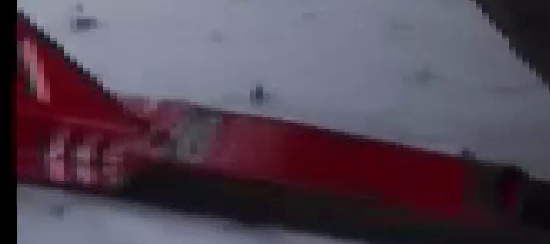
#> input picture data/Video_2024-01-25_14265010.jpg, 550 x 244 px; its folder holds only this picture in this run
$ python preprocess.py
#> lines starting #> are read from the running program, lines starting #| are printed output that depends on the picture
import cv2
import numpy as np
from pathlib import Path
import os

# Paths
input_dir = Path("data")
output_dir = Path("data_sl_processed")
images_output_dir = output_dir / "images"
labels_output_dir = output_dir / "labels"

# Step 1: Create output directories
images_output_dir.mkdir(parents=True, exist_ok=True)
labels_output_dir.mkdir(parents=True, exist_ok=True)

# Step 2: Function to resize with padding
def resize_with_padding(image, target_size=(640, 640)):
    h, w = image.shape[:2]
    scale = min(target_size[0] / w, target_size[1] / h)
    new_w, new_h = int(w * scale), int(h * scale)
    resized = cv2.resize(image, (new_w, new_h), interpolation=cv2.INTER_AREA)
    padded = np.zeros((target_size[1], target_size[0], 3), dtype=np.uint8)
    top = (target_size[1] - new_h) // 2
    left = (target_size[0] - new_w) // 2
    padded[top:top+new_h, left:left+new_w] = resized
    return padded

# Step 3: Function to enhance image quality
def enhance_image(image):
    # Convert to grayscale for enhancement
    gray = cv2.cvtColor(image, cv2.COLOR_BGR2GRAY)
    # Histogram equalization for contrast
    equalized = cv2.equalizeHist(gray)
    img_enhanced = cv2.cvtColor(equalized, cv2.COLOR_GRAY2BGR)
    # Sharpening filter
    kernel = np.array([[0, -1, 0], [-1, 5, -1], [0, -1, 0]])
    img_sharpened = cv2.filter2D(img_enhanced, -1, kernel)
    return img_sharpened

# Step 4: Process images
image_paths = list(input_dir.glob("*.jpg"))
resolutions = set()
low_resolution_images = []
processed_count = 0

for img_path in image_paths:
    # Read image
    img = cv2.imread(str(img_path))
#> img is the input picture: shape (244, 550, 3); mean B, G, R 83.1, 69.8, 83.3
    if img is None:
        print(f"Failed to read image: {img_path}")
        continue

    # Log resolution
    h, w = img.shape[:2]
#> h = 244; w = 550
    resolutions.add((w, h))
    if w * h < 100000:  # Arbitrary threshold for "low resolution" (e.g., < 100k pixels)
        low_resolution_images.append(img_path.name)

    # Resize with padding
    img_resized = resize_with_padding(img)
#> in resize_with_padding, `padded[top:top+new_h, left:left+new_w] = resized`:
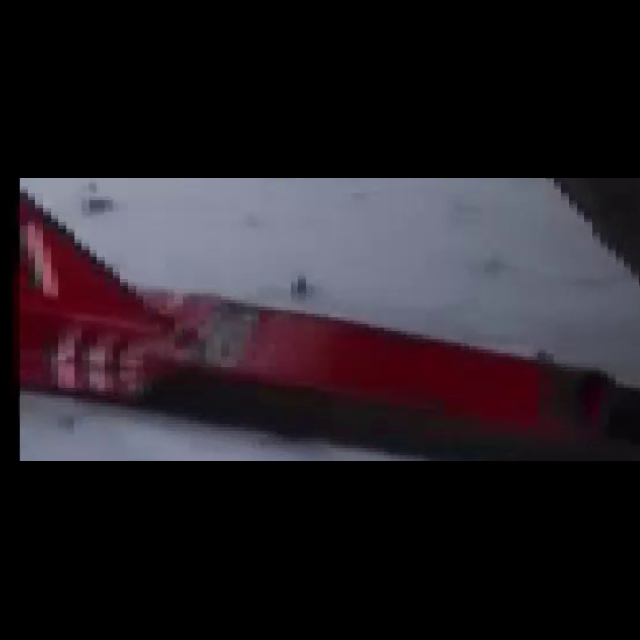
#> padded: shape (640, 640, 3); mean B, G, R 36.7, 30.9, 36.8

    # Enhance image
    img_enhanced = enhance_image(img_resized)
#> in enhance_image, `gray = cv2.cvtColor(image, cv2.COLOR_BGR2GRAY)`:
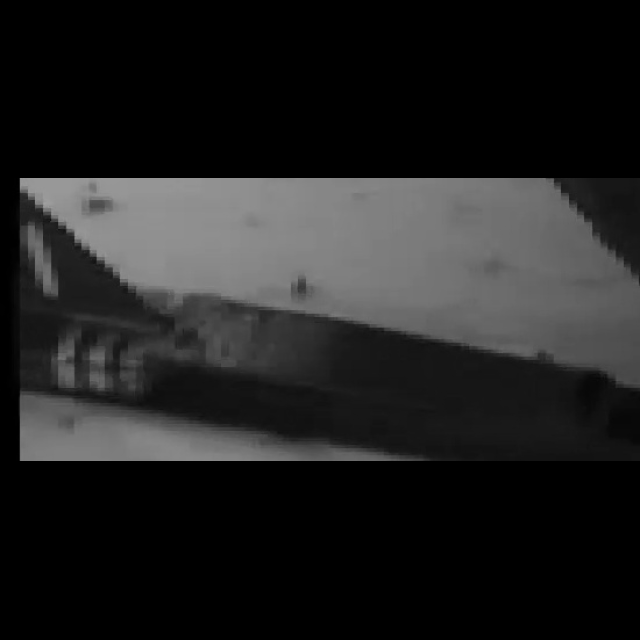
#> gray: shape (640, 640); min 0, max 161, mean 33.3
#> in enhance_image, `equalized = cv2.equalizeHist(gray)`:
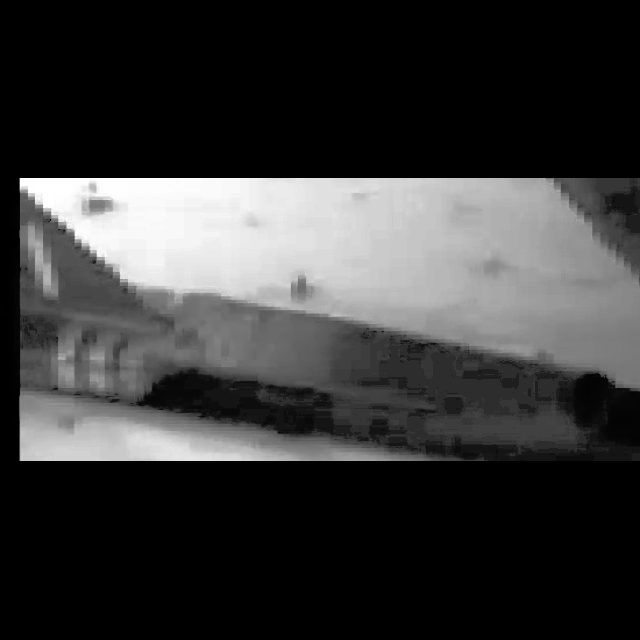
#> equalized: shape (640, 640); min 0, max 255, mean 56.1

    # Save processed image
    output_path = images_output_dir / img_path.name
    cv2.imwrite(str(output_path), img_enhanced)
    processed_count += 1

# Step 5: Summary
print("\nDataset Preprocessing Summary:")
print(f"Total images processed: {processed_count}")
print(f"Unique resolutions before preprocessing: {len(resolutions)}")
#| Unique resolutions before preprocessing: 1
print(f"Resolution range: {min(resolutions, key=lambda x: x[0]*x[1])} to {max(resolutions, key=lambda x: x[0]*x[1])}")
#| Resolution range: (550, 244) to (550, 244)
print(f"Potential low-resolution images to review: {len(low_resolution_images)}")
if low_resolution_images:
    print("Low-resolution images:", low_resolution_images[:5], "..." if len(low_resolution_images) > 5 else "")
print(f"Processed dataset saved to: {output_dir}")
print(f"Images directory: {images_output_dir}")
print(f"Labels directory (empty, ready for annotations): {labels_output_dir}")
print("\nNext steps: Annotate images using LabelImg, then split into train/val sets.")

$ run again, on data/Video_2024-01-25_1426501057.jpg
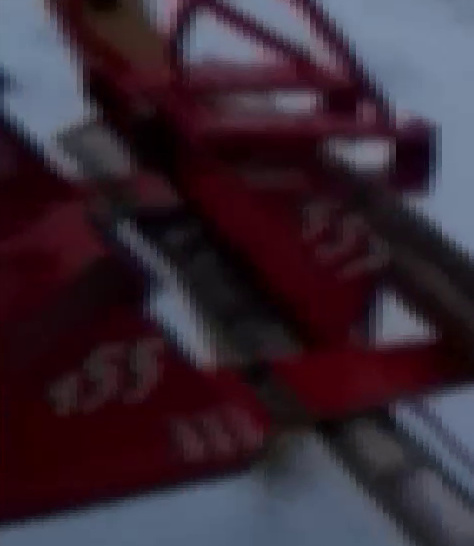
#> input picture data/Video_2024-01-25_1426501057.jpg, 474 x 546 px
#> img is the input picture: shape (546, 474, 3); mean B, G, R 52.2, 41.3, 56.6
#> in enhance_image, `gray = cv2.cvtColor(image, cv2.COLOR_BGR2GRAY)`:
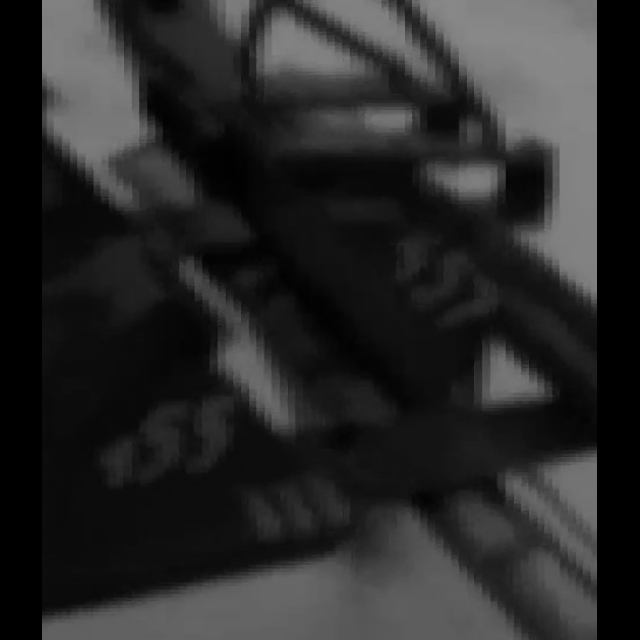
#> gray: shape (640, 640); min 0, max 137, mean 40.8
#> in enhance_image, `equalized = cv2.equalizeHist(gray)`:
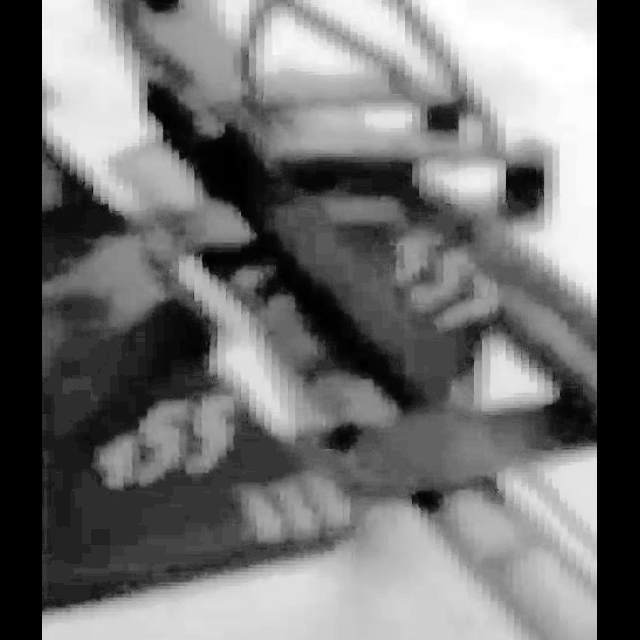
#> equalized: shape (640, 640); min 0, max 255, mean 112.3
#| Unique resolutions before preprocessing: 1
#| Resolution range: (474, 546) to (474, 546)

$ run again, on data/Video_2024-01-25_142650106.jpg
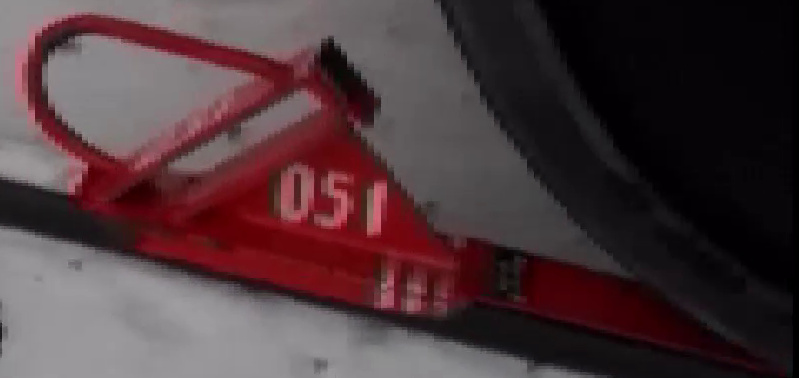
#> input picture data/Video_2024-01-25_142650106.jpg, 799 x 378 px
#> img is the input picture: shape (378, 799, 3); mean B, G, R 59, 55.5, 76.2
#> in enhance_image, `gray = cv2.cvtColor(image, cv2.COLOR_BGR2GRAY)`:
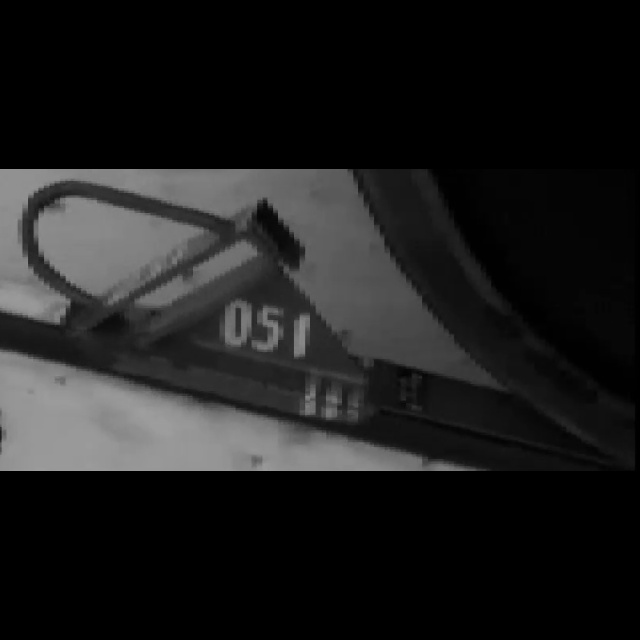
#> gray: shape (640, 640); min 0, max 158, mean 29.3
#> in enhance_image, `equalized = cv2.equalizeHist(gray)`:
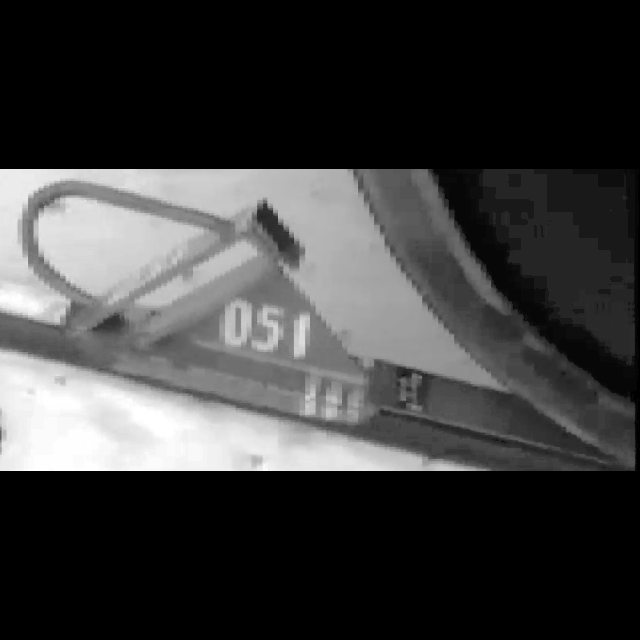
#> equalized: shape (640, 640); min 0, max 255, mean 60.7
#| Unique resolutions before preprocessing: 1
#| Resolution range: (799, 378) to (799, 378)

$ run again, on data/Video_2024-01-25_1426501066.jpg
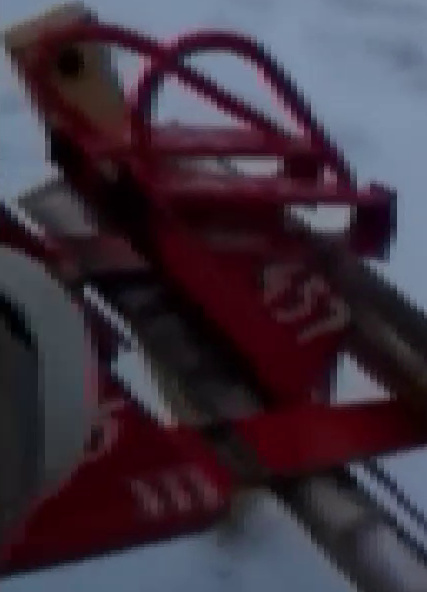
#> input picture data/Video_2024-01-25_1426501066.jpg, 427 x 592 px
#> img is the input picture: shape (592, 427, 3); mean B, G, R 62.9, 51.4, 63.2
#> in enhance_image, `gray = cv2.cvtColor(image, cv2.COLOR_BGR2GRAY)`:
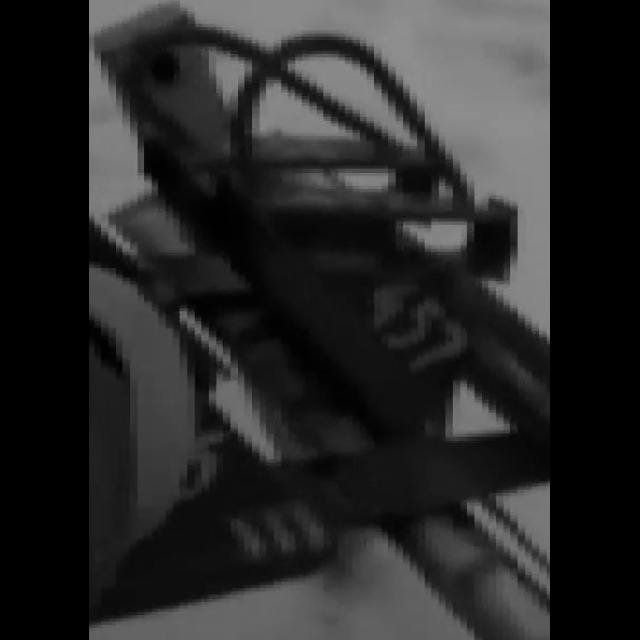
#> gray: shape (640, 640); min 0, max 143, mean 40.4
#> in enhance_image, `equalized = cv2.equalizeHist(gray)`:
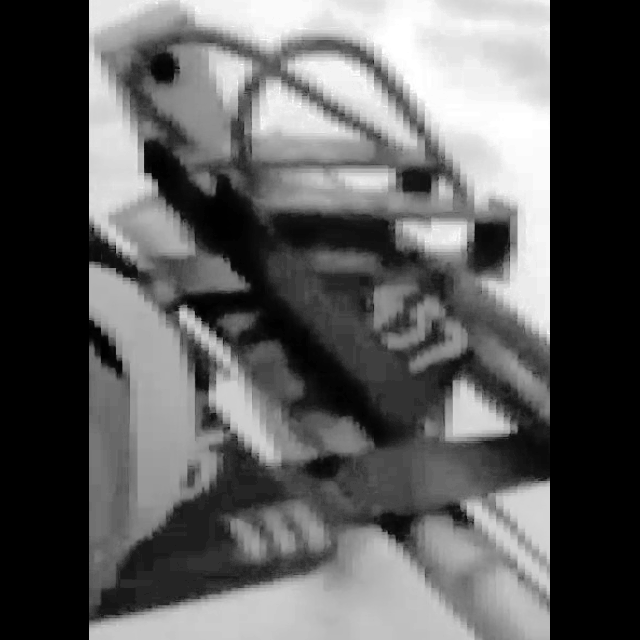
#> equalized: shape (640, 640); min 0, max 255, mean 92.9
#| Unique resolutions before preprocessing: 1
#| Resolution range: (427, 592) to (427, 592)

$ run again, on data/Video_2024-01-25_1426501006.jpg
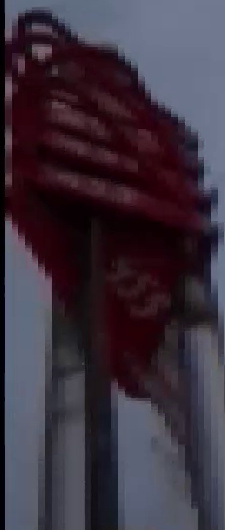
#> input picture data/Video_2024-01-25_1426501006.jpg, 225 x 530 px
#> img is the input picture: shape (530, 225, 3); mean B, G, R 62, 50, 60.4
#> in enhance_image, `gray = cv2.cvtColor(image, cv2.COLOR_BGR2GRAY)`:
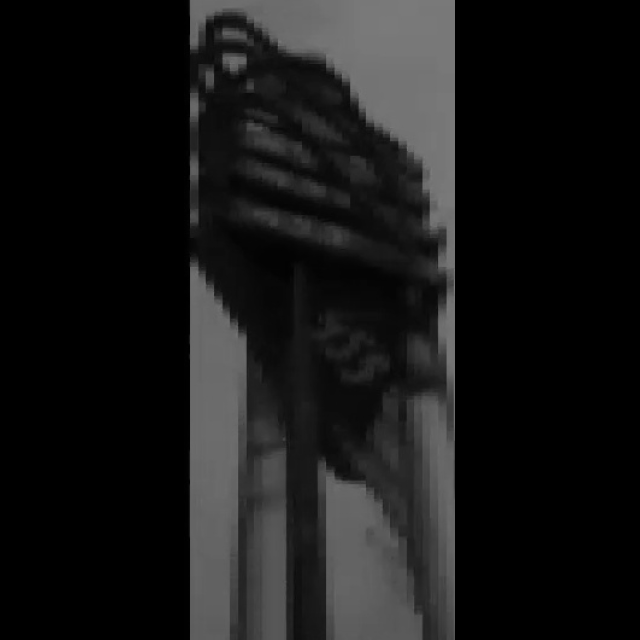
#> gray: shape (640, 640); min 0, max 123, mean 23
#> in enhance_image, `equalized = cv2.equalizeHist(gray)`:
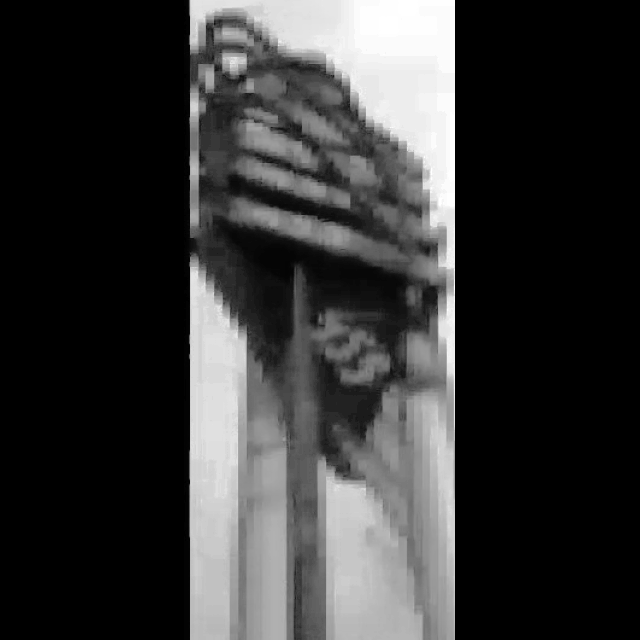
#> equalized: shape (640, 640); min 0, max 255, mean 54.5
#| Unique resolutions before preprocessing: 1
#| Resolution range: (225, 530) to (225, 530)
